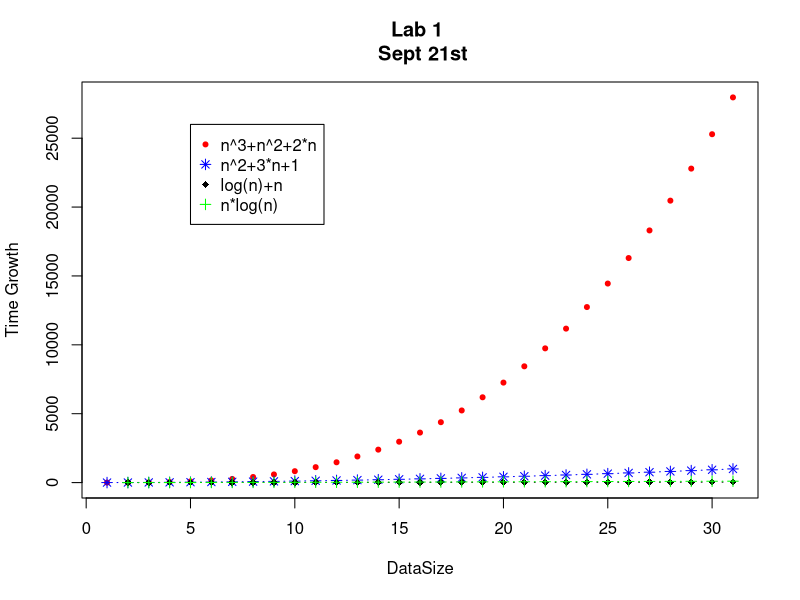

R code for this plot:
n<-0:30
m<-c("n^3+n^2+2*n","n^2+3*n+1","log(n)+n","n*log(n)")
s<-c("red","blue","black","green")
v<-c(20,8,18,3)

plot(n^3+n^2+2*n,pch=v[1],xlab="DataSize",ylab="Time Growth",col=s[1])

lines(n^2+3*n+1,type = "b", pch = v[2], col = s[2])
lines(log(n)+n,type = "b", pch = v[3],col=s[3])
lines(n*log(n),type = "b", pch = v[4],col=s[4])

title("Lab 1 \n Sept 21st" )
legend(5,26000,col=s,m,pch=v)
